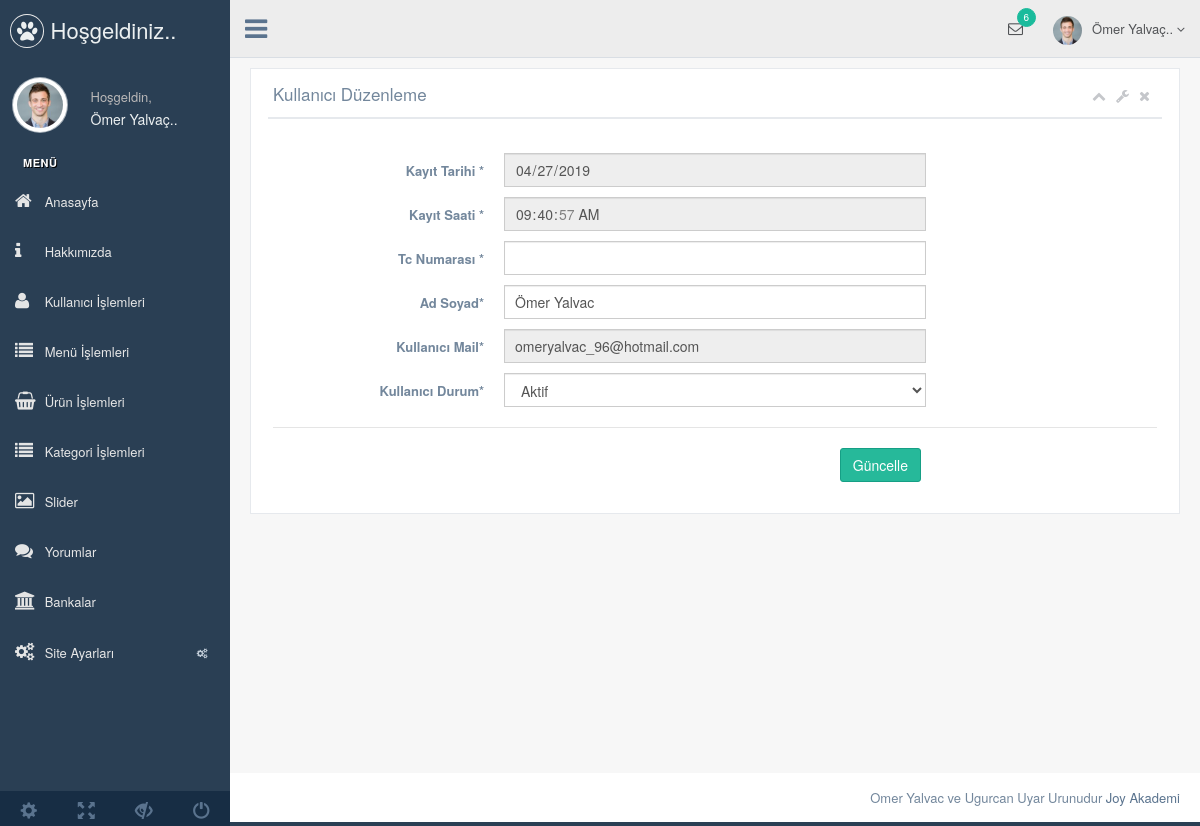
Page /admin/production/kullanici-duzenle.php?kullanici_id=139 (signed in) on the committed database.
### tables this page shows
CREATE TABLE `kullanici` (
  `kullanici_id` int(11) NOT NULL,
  `kullanici_zaman` datetime NOT NULL DEFAULT CURRENT_TIMESTAMP,
  `kullanici_resim` varchar(250) NOT NULL,
  `kullanici_tc` varchar(50) NOT NULL,
  `kullanici_ad` varchar(50) NOT NULL,
  `kullanici_mail` varchar(100) NOT NULL,
  `kullanici_gsm` varchar(50) NOT NULL,
  `kullanici_password` varchar(50) NOT NULL,
  `kullanici_adsoyad` varchar(50) NOT NULL,
  `kullanici_adres` varchar(250) NOT NULL,
  `kullanici_il` varchar(100) NOT NULL,
  `kullanici_ilce` varchar(100) NOT NULL,
  `kullanici_unvan` varchar(100) NOT NULL,
  `kullanici_yetki` varchar(50) NOT NULL,
  `kullanici_durum` int(1) NOT NULL DEFAULT '1'
);

### admin/production/kullanici-duzenle.php (the view, shortened to what this page needs)
<?php include 'header.php';
$kullanicisor=$db->prepare("SELECT * FROM kullanici where kullanici_id=:id");
$kullanicisor->execute(array(
  'id' => $_GET['kullanici_id']
));
$kullanicicek=$kullanicisor->fetch(PDO::FETCH_ASSOC);
?>
        <div class="right_col" role="main">
          <div class="">
            <div class="row">
              <div class="col-md-12 col-sm-12 col-xs-12">
                <div class="x_panel">
                  <div class="x_title">
                    <h2>Kullanıcı Düzenleme </h2>
                    <ul class="nav navbar-right panel_toolbox">
                      <li><a class="collapse-link"><i class="fa fa-chevron-up"></i></a>
                      </li>
                      <li class="dropdown">
                        <a href="#" class="dropdown-toggle" data-toggle="dropdown" role="button" aria-expanded="false"><i class="fa fa-wrench"></i></a>
                      </li>
                      <li><a class="close-link"><i class="fa fa-close"></i></a>
                      </li>
                    </ul>
                    <div class="clearfix"></div>
                  </div>
                  <div class="x_content">
                    <br />
                    <form action="../netting/islem.php" method="POST" id="demo-form2" data-parsley-validate class="form-horizontal form-label-left">
                    <?php
                    $zaman=explode(" ",$kullanicicek['kullanici_zaman']);
                    ?>
                    <div class="form-group">
                        <label class="control-label col-md-3 col-sm-3 col-xs-12" for="first-name">Kayıt Tarihi <span class="required">*</span>
                        </label>
                        <div class="col-md-6 col-sm-6 col-xs-12">
                          <input type="date" id="first-name" name="kullanici_zaman" disabled="" value="<?php echo $zaman[0]; ?>" required="required" class="form-control col-md-7 col-xs-12">
                        </div>
                      </div>
                      <div class="form-group">
                        <label class="control-label col-md-3 col-sm-3 col-xs-12" for="first-name">Kayıt Saati <span class="required">*</span>
                        </label>
                        <div class="col-md-6 col-sm-6 col-xs-12">
                          <input type="time" id="first-name" name="kullanici_zaman" disabled="" value="<?php echo $zaman[1]; ?>" required="required" class="form-control col-md-7 col-xs-12">
                        </div>
                      </div>
                      <div class="form-group">
                        <label class="control-label col-md-3 col-sm-3 col-xs-12" for="first-name">Tc Numarası <span class="required">*</span>
                        </label>
                        <div class="col-md-6 col-sm-6 col-xs-12">
                          <input type="text" id="first-name" name="kullanici_tc" value="<?php echo $kullanicicek['kullanici_tc'] ?>" required="required" class="form-control col-md-7 col-xs-12">
                        </div>
                      </div>
                      <div class="form-group">
                        <label class="control-label col-md-3 col-sm-3 col-xs-12" for="first-name">Ad Soyad<span class="required">*</span>
                        </label>
                        <div class="col-md-6 col-sm-6 col-xs-12">
                          <input type="text" id="first-name" name="kullanici_adsoyad" value="<?php echo $kullanicicek['kullanici_adsoyad'] ?>" required="required" class="form-control col-md-7 col-xs-12">
                        </div>
                      </div>
                      <div class="form-group">
                        <label class="control-label col-md-3 col-sm-3 col-xs-12" for="first-name">Kullanıcı Mail<span class="required">*</span>
                        </label>
                        <div class="col-md-6 col-sm-6 col-xs-12">
                          <input type="text" id="first-name" name="kullanici_mail" disabled="" value="<?php echo $kullanicicek['kullanici_mail'] ?>" required="required" class="form-control col-md-7 col-xs-12">
                        </div>
                      </div>
                      <div class="form-group">
                        <label class="control-label col-md-3 col-sm-3 col-xs-12" for="first-name">Kullanıcı Durum<span class="required">*</span>
                        </label>
                        <div class="col-md-6 col-sm-6 col-xs-12">
                         <select id="heard" class="form-control" name="kullanici_durum" required>
                        <option value="1" <?php echo $kullanicicek['kullanici_durum']=='1' ? 'selected=""' : ''; ?>> Aktif </option>
                        </select>
                        </div>
                      </div>
                      <div class="ln_solid"></div>
                      <div class="form-group">
                        <div align=right class="col-md-6 col-sm-6 col-xs-12 col-md-offset-3">
                          <button type="submit" name="kullanicidüzenle" class="btn btn-success">Güncelle</button>
                        </div>
                      </div>
                    </form>
                  </div>
                </div>
              </div>
            </div>
          </div>
        </div>
     <?php include 'footer.php';
     ?>

### admin/production/header.php (shortened to what this page needs)
<?php
include '../netting/baglam.php';
$kullanicisor=$db->prepare("SELECT * FROM kullanici where kullanici_mail=:mail");
$kullanicisor->execute(array(
  'mail' => $_SESSION['kullanici_mail']
));
$kullanicicek=$kullanicisor->fetch(PDO::FETCH_ASSOC);
?>
<!DOCTYPE html>
<html lang="en">
  <head>
    <link href="../vendors/bootstrap/dist/css/bootstrap.min.css" rel="stylesheet">
    <link href="../vendors/font-awesome/css/font-awesome.min.css" rel="stylesheet">
    <link href="../vendors/nprogress/nprogress.css" rel="stylesheet">
    <link href="../vendors/iCheck/skins/flat/green.css" rel="stylesheet">
    <link href="../vendors/datatables.net-bs/css/dataTables.bootstrap.min.css" rel="stylesheet">
    <link href="../vendors/datatables.net-buttons-bs/css/buttons.bootstrap.min.css" rel="stylesheet">
    <link href="../vendors/datatables.net-fixedheader-bs/css/fixedHeader.bootstrap.min.css" rel="stylesheet">
    <link href="../vendors/datatables.net-responsive-bs/css/responsive.bootstrap.min.css" rel="stylesheet">
    <link href="../vendors/datatables.net-scroller-bs/css/scroller.bootstrap.min.css" rel="stylesheet">
    <link href="../build/css/custom.min.css" rel="stylesheet">
  </head>
  <body class="nav-md">
    <div class="container body">
      <div class="main_container">
        <div class="col-md-3 left_col">
          <div class="left_col scroll-view">
            <div class="navbar nav_title" style="border: 0;">
              <a href="index.html" class="site_title"><i class="fa fa-paw"></i> <span>Hoşgeldiniz..</span></a>
            </div>
            <div class="profile clearfix">
              <div class="profile_pic">
                <img src="images/img.jpg" alt="..." class="img-circle profile_img">
              </div>
              <div class="profile_info">
                <span>Hoşgeldin,</span>
                <h2><?php echo $kullanicicek['kullanici_adsoyad']; ?></h2>
              </div>
            </div>
            <br />
            <div id="sidebar-menu" class="main_menu_side hidden-print main_menu">
              <div class="menu_section">
                <h3>Menü</h3>
                <ul class="nav side-menu">
                <li><a href="index.php"><i class="fa fa-home"></i> Anasayfa </a></li>
                <li><a href="hakkimizda.php"><i class="fa fa-info"></i> Hakkımızda </a></li>
                <li><a href="kullanici.php"><i class="fa fa-user"></i> Kullanıcı İşlemleri </a></li>
                <li><a href="menu.php"><i class="fa fa-list"></i> Menü İşlemleri </a></li>
                <li><a href="urun.php"><i class="fa fa-shopping-basket"></i> Ürün İşlemleri </a></li>
                <li><a href="kategori.php"><i class="fa fa-list"></i> Kategori İşlemleri </a></li>
                <li><a href="slider.php"><i class="fa fa-image"></i> Slider </a></li>
                <li><a href="yorum.php"><i class="fa fa-comments"></i> Yorumlar </a></li>
                <li><a href="banka.php"><i class="fa fa-bank"></i> Bankalar </a></li>
                  <li><a><i class="fa fa-cogs"></i> Site Ayarları <span class="fa fa-cogs"></span></a>
                  </li>
                </ul>
              </div>
            </div>
            <div class="sidebar-footer hidden-small">
              <a data-toggle="tooltip" data-placement="top" title="Settings">
                <span class="glyphicon glyphicon-cog" aria-hidden="true"></span>
              </a>
              <a data-toggle="tooltip" data-placement="top" title="FullScreen">
                <span class="glyphicon glyphicon-fullscreen" aria-hidden="true"></span>
              </a>
              <a data-toggle="tooltip" data-placement="top" title="Lock">
                <span class="glyphicon glyphicon-eye-close" aria-hidden="true"></span>
              </a>
              <a data-toggle="tooltip" data-placement="top" title="Logout">
                <span class="glyphicon glyphicon-off" aria-hidden="true"></span>
              </a>
            </div>
          </div>
        </div>
        <div class="top_nav">
          <div class="nav_menu">
            <nav>
              <div class="nav toggle">
                <a id="menu_toggle"><i class="fa fa-bars"></i></a>
              </div>
              <ul class="nav navbar-nav navbar-right">
                <li class="">
                  <a href="javascript:;" class="user-profile dropdown-toggle" data-toggle="dropdown" aria-expanded="false">
                    <img src="images/img.jpg" alt=""><?php echo $kullanicicek['kullanici_adsoyad']; ?>
                    <span class=" fa fa-angle-down"></span>
                  </a>
                </li>
                <li role="presentation" class="dropdown">
                  <a href="javascript:;" class="dropdown-toggle info-number" data-toggle="dropdown" aria-expanded="false">
                    <i class="fa fa-envelope-o"></i>
                    <span class="badge bg-green">6</span>
                  </a>
                </li>
              </ul>
            </nav>
          </div>
        </div>

### rows in the picture
kullanici: kullanici_adsoyad "Ömer Yalvaç.."
kullanici: kullanici_zaman "04/27/2019", kullanici_zaman "09:40:57", kullanici_adsoyad "Ömer Yalvac", kullanici_mail "omeryalvac_96@hotmail.com", kullanici_durum "Aktif"
